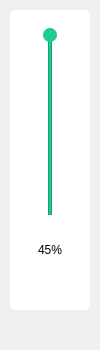
<?xml version="1.0" encoding="UTF-8"?>
<ui version="4.0">
 <class>VolumeTool</class>
 <widget class="QWidget" name="VolumeTool">
  <property name="geometry">
   <rect>
    <x>0</x>
    <y>0</y>
    <width>100</width>
    <height>350</height>
   </rect>
  </property>
  <property name="windowTitle">
   <string>Form</string>
  </property>
  <property name="styleSheet">
   <string notr="true"/>
  </property>
  <widget class="QWidget" name="volumeWidget" native="true">
   <property name="geometry">
    <rect>
     <x>10</x>
     <y>10</y>
     <width>80</width>
     <height>300</height>
    </rect>
   </property>
   <property name="styleSheet">
    <string notr="true">#volumeWidget
{
     /*background-color:#F5F5F5;*/
     border-radius:5px;
     background-color:#FFFFFF;
}</string>
   </property>
   <widget class="QPushButton" name="silenceBtn">
    <property name="geometry">
     <rect>
      <x>0</x>
      <y>255</y>
      <width>80</width>
      <height>45</height>
     </rect>
    </property>
    <property name="minimumSize">
     <size>
      <width>80</width>
      <height>45</height>
     </size>
    </property>
    <property name="maximumSize">
     <size>
      <width>80</width>
      <height>45</height>
     </size>
    </property>
    <property name="styleSheet">
     <string notr="true">#silenceBtn
{
    border:none;
}

#silenceBtn:hover
{
    background-color:#E0E0E0;
}</string>
    </property>
    <property name="text">
     <string/>
    </property>
   </widget>
   <widget class="QLabel" name="volumeRatio">
    <property name="geometry">
     <rect>
      <x>0</x>
      <y>225</y>
      <width>80</width>
      <height>30</height>
     </rect>
    </property>
    <property name="minimumSize">
     <size>
      <width>0</width>
      <height>30</height>
     </size>
    </property>
    <property name="maximumSize">
     <size>
      <width>16777215</width>
      <height>30</height>
     </size>
    </property>
    <property name="styleSheet">
     <string notr="true"/>
    </property>
    <property name="text">
     <string>45%</string>
    </property>
    <property name="alignment">
     <set>Qt::AlignCenter</set>
    </property>
   </widget>
   <widget class="QWidget" name="volumeBox" native="true">
    <property name="geometry">
     <rect>
      <x>0</x>
      <y>0</y>
      <width>80</width>
      <height>225</height>
     </rect>
    </property>
    <property name="styleSheet">
     <string notr="true"/>
    </property>
    <widget class="QFrame" name="inLine">
     <property name="geometry">
      <rect>
       <x>38</x>
       <y>25</y>
       <width>4</width>
       <height>180</height>
      </rect>
     </property>
     <property name="styleSheet">
      <string notr="true">#inLine
{
    background-color:#ECECEC;
}</string>
     </property>
     <property name="frameShape">
      <enum>QFrame::StyledPanel</enum>
     </property>
     <property name="frameShadow">
      <enum>QFrame::Raised</enum>
     </property>
    </widget>
    <widget class="QFrame" name="outLine">
     <property name="geometry">
      <rect>
       <x>38</x>
       <y>25</y>
       <width>4</width>
       <height>180</height>
      </rect>
     </property>
     <property name="styleSheet">
      <string notr="true">#outLine
{
    background-color:#1ECC94;
}
</string>
     </property>
     <property name="frameShape">
      <enum>QFrame::StyledPanel</enum>
     </property>
     <property name="frameShadow">
      <enum>QFrame::Raised</enum>
     </property>
    </widget>
    <widget class="QPushButton" name="silderBtn">
     <property name="geometry">
      <rect>
       <x>33</x>
       <y>18</y>
       <width>14</width>
       <height>14</height>
      </rect>
     </property>
     <property name="styleSheet">
      <string notr="true">#silderBtn
{
    border-radius:7px;
    background-color:#1ECC94;
}</string>
     </property>
     <property name="text">
      <string/>
     </property>
    </widget>
   </widget>
  </widget>
 </widget>
 <resources/>
 <connections/>
</ui>
